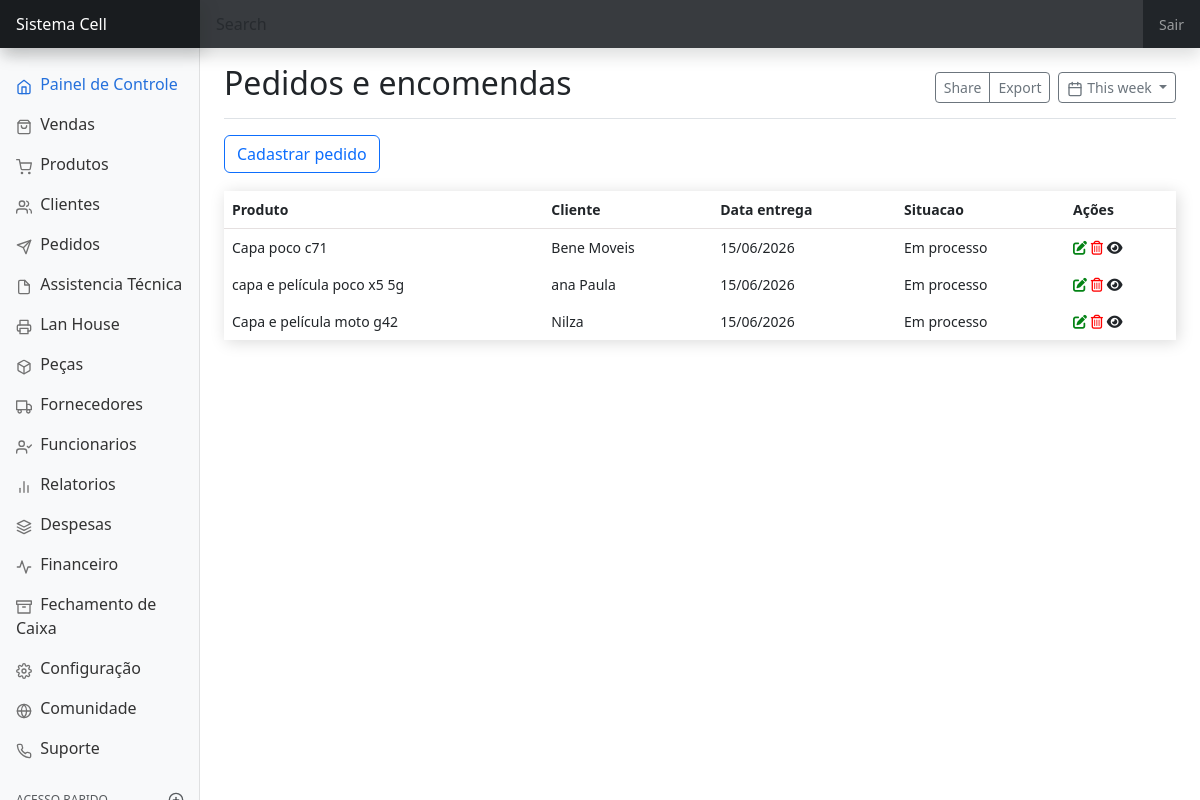
/pedido (signed in), run on the app's committed database.
### pedido/models.py (models this page shows, shortened)
class Pedido(models.Model):
    ENTREGUE = 'Entregue'
    CANCELADA = 'Cancelada'
    PROCESSAMENTO = 'Em processo'
    STATUS = [
        (ENTREGUE, 'Concluida e entregue'),
        (CANCELADA, 'Cancelada e estornada'),
        (PROCESSAMENTO, 'Em processo'),
    ]
    usuario = models.ForeignKey(User, on_delete=models.PROTECT)
    data_criacao = models.DateTimeField(auto_now_add=True)
    data_edicao = models.DateTimeField(auto_now=True)
    cliente = models.ForeignKey(Cliente, on_delete=models.PROTECT)
    produto = models.CharField(max_length=100)
    valor_produto = models.DecimalField(max_digits=9, decimal_places=2)
    data_entrega = models.DateField()
    valor_pago = models.DecimalField(max_digits=9, decimal_places=2)
    observacao = models.TextField(null=True, blank=True)
    status = models.CharField(choices=STATUS, max_length=20, default=PROCESSAMENTO)

### cliente/models.py (models this page shows)
class Cliente(models.Model):
    usuario = models.ForeignKey(User, on_delete=models.PROTECT)
    data_criacao = models.DateTimeField(auto_now_add=True, editable=False)
    data_edicao = models.DateTimeField(auto_now=True, editable=False)
    nome_cliente = models.CharField(max_length=90)
    data_nascimento = models.DateField(null=True, blank=True)
    cpf = models.CharField(max_length=14, null=True, blank=True)
    telefone_contato = models.CharField(max_length=15, null=True, blank=True, validators=[telefone_validator])
    telefone_contato_2 = models.CharField(max_length=15, null=True, blank=True, validators=[telefone_validator])
    rua = models.CharField(max_length=99, null=True, blank=True)
    numero_casa = models.IntegerField(null=True, blank=True)
    bairro = models.CharField(max_length=90, null=True, blank=True)
    observacao = models.TextField(null=True, blank=True)
    def __str__(self):
        return self.nome_cliente

### pedido/views.py (the view)
# urls.py: path('pedido', login_required(ListaPedido.as_view()), name='pedido'),
class ListaPedido(ListView):
    model = Pedido
    template_name = 'pedido/pagina-inicial-pedido.html'
    def get_queryset(self):
        return Pedido.objects.filter(usuario=self.request.user)

### pedido/templates/pedido/pagina-inicial-pedido.html (shortened to what this page needs)
{% extends 'dashboard/pagina-inicial.html' %}
{% block titulo %}
Pedidos e encomendas
{% endblock titulo %}
{% block conteudo %}
<a hx-get="{% url 'cadastrar-pedido' %}" hx-target="#adicionar-pedido" hx-swap="innerHTML"
    hx-indicator=".htmx-indicator" class="btn btn-outline-primary" data-bs-toggle="modal"
    data-bs-target="#staticBackdrop">
    Cadastrar pedido
</a>
<div style="padding-top:18px">
    <table class="table table-borderless table-hover" style="box-shadow: 2px 2px 15px 0px rgba(4, 4, 4, 0.15);">
        <thead style="border-bottom: 0.15px solid rgb(229, 224, 224)">
            <tr>
                <th>Produto</th>
                <th>Cliente</th>
                <th>Data entrega</th>
                <th>Situacao</th>
                <th>Ações</th>
            </tr>
        </thead>
        <tbody id="pedido-Tbody">
            {% include 'pedido/tabela/tabela-pedido.html' %}
        </tbody>
    </table>
</div>
{% endblock conteudo %}

### pedido/templates/pedido/tabela/linha-tabela-pedido.html
<tr id="pedidoTr{{ object.pk }}">
    <td>{{ object.produto }}</td>
    <td>{{ object.cliente }}</td>
    <td>{{ object.data_entrega|date:"d/m/Y" }}</td>
    <td>{{ object.status }}</td>
    <td>
        <span data-bs-toggle="modal" data-bs-target="#staticBackdrop" hx-get="{% url 'editar-pedido' object.pk %}"
            hx-target="#adicionar-pedido">
            <i class="fa-solid fa-pen-to-square" style="color: rgb(4, 131, 21);"></i>
        </span>
        <span data-bs-toggle="modal" data-bs-target="#success_tic_delete" hx-get="{% url 'apagar-pedido' object.pk %}"
            hx-confirm="Deseja mesmo apagar este pedido" hx-target="closest tr"
            hx-swap="outerHTML swap:1s">
            <i class="fa-regular fa-trash-can" style="color: red;"></i>
        </span>
        <span data-bs-toggle="offcanvas" data-bs-target="#offcanvasRight" aria-controls="offcanvasRight"
        hx-get="{% url 'detalhe-pedido' object.pk %}" hx-target="#conteudo-canvas" hx-swap="innerHTML"><i class="fa fa-eye"></i></span>
    </td>
</tr>

### static/css/dashboard.css (style rules this page uses)
body { font-size: .875rem; }

### data on the page
Pedido: produto "Capa poco c71", cliente "Bene Moveis", data_entrega "15/06/2026", status "Em processo"
Pedido: produto "capa e película poco x5 5g", cliente "ana Paula", data_entrega "15/06/2026", status "Em processo"
Pedido: produto "Capa e película moto g42", cliente "Nilza", data_entrega "15/06/2026", status "Em processo"
